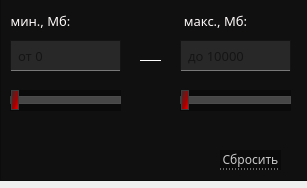
   <widget class="QWidget" name="read">
    <property name="geometry">
     <rect>
      <x>0</x>
      <y>0</y>
      <width>307</width>
      <height>188</height>
     </rect>
    </property>
    <attribute name="icon">
     <iconset>
      <normaloff>../../images/down-arrow.png</normaloff>../../images/down-arrow.png</iconset>
    </attribute>
    <attribute name="label">
     <string>Скорость чтения [Мб]</string>
    </attribute>
    <widget class="QFrame" name="tbFrameRead">
     <property name="geometry">
      <rect>
       <x>0</x>
       <y>-10</y>
       <width>311</width>
       <height>191</height>
      </rect>
     </property>
     <property name="styleSheet">
      <string notr="true">QFrame{
	background-color: #101010;
}</string>
     </property>
     <property name="frameShape">
      <enum>QFrame::StyledPanel</enum>
     </property>
     <property name="frameShadow">
      <enum>QFrame::Raised</enum>
     </property>
     <widget class="QSlider" name="sliderReadMin">
      <property name="geometry">
       <rect>
        <x>10</x>
        <y>100</y>
        <width>111</width>
        <height>21</height>
       </rect>
      </property>
      <property name="styleSheet">
       <string notr="true">QSlider{
	background-color: rgb(10, 10, 10);
}

QSlider::groove:horizontal {
border: 1px solid #bbb;
background: rgb(160,160,160);
height:6px;
}

QSlider::sub-page:horizontal {
border: 1px solid rgb(60,60,60);
background: qlineargradient(spread:pad, x1:0, y1:1, x2:1, y2:0, stop:0.125 rgba(66, 68, 68, 255), stop:0.426136 rgba(117, 19, 19, 255), stop:0.852273 rgba(255, 0, 0, 255));

color: rgb(144, 144, 144);
height: 6px;
}

QSlider::add-page:horizontal {
border: 1px solid rgb(75,75,75);
background: rgb(70,70,70);
}

QSlider::handle:horizontal {
border: 1px solid rgb(60,60,60);
background:qlineargradient(spread:pad, x1:1, y1:1, x2:0, y2:0.057, stop:0 rgba(255, 0, 0, 255), stop:0.398876 rgba(165, 0, 0, 255), stop:0.994318 rgba(46, 48, 49, 255));
width: 6px;
margin-top: -7px;
margin-bottom: -7px;
}

QSlider::handle:horizontal:hover {
border: 1px solid rgb(60,60,60);
background: qlineargradient(x1:0, y1:0, x2:1, y2:1,
    stop:0 rgb(105,105,105), stop:1 rgb(250,0,0));
width: 9px;
margin-top: -7px;
margin-bottom: -7px;
}


QSlider::sub-page:horizontal:disabled {
background: #bbb;
border-color: #999;
}

QSlider::add-page:horizontal:disabled {
background: #eee;
border-color: #999;
}

QSlider::handle:horizontal:disabled {
background: #eee;
border: 1px solid #aaa;
border-radius: 4px;
}</string>
      </property>
      <property name="value">
       <number>0</number>
      </property>
      <property name="tracking">
       <bool>true</bool>
      </property>
      <property name="orientation">
       <enum>Qt::Horizontal</enum>
      </property>
      <property name="invertedAppearance">
       <bool>false</bool>
      </property>
      <property name="invertedControls">
       <bool>false</bool>
      </property>
     </widget>
     <widget class="Line" name="line_6">
      <property name="geometry">
       <rect>
        <x>140</x>
        <y>70</y>
        <width>21</width>
        <height>19</height>
       </rect>
      </property>
      <property name="styleSheet">
       <string notr="true">border:0px;
border-top: 1px solid white;</string>
      </property>
      <property name="orientation">
       <enum>Qt::Horizontal</enum>
      </property>
     </widget>
     <widget class="QSlider" name="sliderReadMax">
      <property name="geometry">
       <rect>
        <x>180</x>
        <y>100</y>
        <width>111</width>
        <height>21</height>
       </rect>
      </property>
      <property name="styleSheet">
       <string notr="true">QSlider{
	background-color: rgb(10, 10, 10);
}

QSlider::groove:horizontal {
border: 1px solid #bbb;
background: rgb(160,160,160);
height:6px;
}

QSlider::sub-page:horizontal {
border: 1px solid rgb(60,60,60);
background: qlineargradient(spread:pad, x1:0, y1:1, x2:1, y2:0, stop:0.125 rgba(66, 68, 68, 255), stop:0.426136 rgba(117, 19, 19, 255), stop:0.852273 rgba(255, 0, 0, 255));

color: rgb(144, 144, 144);
height: 6px;
}

QSlider::add-page:horizontal {
border: 1px solid rgb(75,75,75);
background: rgb(70,70,70);
}

QSlider::handle:horizontal {
border: 1px solid rgb(60,60,60);
background:qlineargradient(spread:pad, x1:1, y1:1, x2:0, y2:0.057, stop:0 rgba(255, 0, 0, 255), stop:0.398876 rgba(165, 0, 0, 255), stop:0.994318 rgba(46, 48, 49, 255));
width: 6px;
margin-top: -7px;
margin-bottom: -7px;
}

QSlider::handle:horizontal:hover {
border: 1px solid rgb(60,60,60);
background: qlineargradient(x1:0, y1:0, x2:1, y2:1,
    stop:0 rgb(105,105,105), stop:1 rgb(250,0,0));
width: 9px;
margin-top: -7px;
margin-bottom: -7px;
}


QSlider::sub-page:horizontal:disabled {
background: #bbb;
border-color: #999;
}

QSlider::add-page:horizontal:disabled {
background: #eee;
border-color: #999;
}

QSlider::handle:horizontal:disabled {
background: #eee;
border: 1px solid #aaa;
border-radius: 4px;
}</string>
      </property>
      <property name="value">
       <number>0</number>
      </property>
      <property name="orientation">
       <enum>Qt::Horizontal</enum>
      </property>
      <property name="invertedAppearance">
       <bool>false</bool>
      </property>
      <property name="invertedControls">
       <bool>false</bool>
      </property>
     </widget>
     <widget class="QPushButton" name="btnResetRead">
      <property name="geometry">
       <rect>
        <x>220</x>
        <y>160</y>
        <width>61</width>
        <height>20</height>
       </rect>
      </property>
      <property name="font">
       <font>
        <family>Montserrat Medium</family>
        <pointsize>9</pointsize>
       </font>
      </property>
      <property name="styleSheet">
       <string notr="true">QPushButton
{
	background-color: rgb(10, 10, 10);
	color:  rgb(200,200, 200);
	border: 0px;
	border-bottom: 1px dotted rgb(200, 200, 200);
}

QPushButton::hover
{
	color: red;
	border-bottom: 1px dotted red;
}
</string>
      </property>
      <property name="text">
       <string>Сбросить</string>
      </property>
     </widget>
     <widget class="QLabel" name="lbMinRead">
      <property name="geometry">
       <rect>
        <x>10</x>
        <y>20</y>
        <width>61</width>
        <height>21</height>
       </rect>
      </property>
      <property name="font">
       <font>
        <family>Montserrat Medium</family>
        <pointsize>10</pointsize>
        <weight>50</weight>
        <bold>false</bold>
       </font>
      </property>
      <property name="styleSheet">
       <string notr="true">	color: #fffafa;
	border: 0px;
</string>
      </property>
      <property name="text">
       <string>мин., Мб:</string>
      </property>
      <property name="alignment">
       <set>Qt::AlignCenter</set>
      </property>
     </widget>
     <widget class="QLabel" name="lbMaxRead">
      <property name="geometry">
       <rect>
        <x>180</x>
        <y>20</y>
        <width>71</width>
        <height>21</height>
       </rect>
      </property>
      <property name="font">
       <font>
        <family>Montserrat Medium</family>
        <pointsize>10</pointsize>
        <weight>50</weight>
        <bold>false</bold>
       </font>
      </property>
      <property name="styleSheet">
       <string notr="true">	color: #fffafa;
	border: 0px;
</string>
      </property>
      <property name="text">
       <string>макс., Мб:</string>
      </property>
      <property name="alignment">
       <set>Qt::AlignCenter</set>
      </property>
     </widget>
     <widget class="QLineEdit" name="leMinRead">
      <property name="geometry">
       <rect>
        <x>10</x>
        <y>50</y>
        <width>111</width>
        <height>31</height>
       </rect>
      </property>
      <property name="font">
       <font>
        <family>Montserrat Medium</family>
        <pointsize>10</pointsize>
       </font>
      </property>
      <property name="styleSheet">
       <string notr="true">QLineEdit{
	padding-left: 5px;
	border: 1px solid rgb(20,20,20);
	background-color: rgb(40,40,40);
	border-bottom: 1px solid  rgb(120,120,120);
	selection-background-color: rgb(105, 0, 0);
}

QLineEdit:hover{
	background-color: rgb(55,55,55);
	border-bottom: 1px solid  red;
}</string>
      </property>
      <property name="placeholderText">
       <string>от 0</string>
      </property>
     </widget>
     <widget class="QLineEdit" name="leMaxRead">
      <property name="geometry">
       <rect>
        <x>180</x>
        <y>50</y>
        <width>111</width>
        <height>31</height>
       </rect>
      </property>
      <property name="font">
       <font>
        <family>Montserrat Medium</family>
        <pointsize>10</pointsize>
       </font>
      </property>
      <property name="styleSheet">
       <string notr="true">QLineEdit{
	padding-left: 5px;
	border: 1px solid rgb(20,20,20);
	background-color: rgb(40,40,40);
	border-bottom: 1px solid  rgb(120,120,120);
	selection-background-color: rgb(105, 0, 0);
}

QLineEdit:hover{
	background-color: rgb(55,55,55);
	border-bottom: 1px solid  red;
}</string>
      </property>
      <property name="placeholderText">
       <string>до 10000</string>
      </property>
     </widget>
    </widget>
   </widget>
